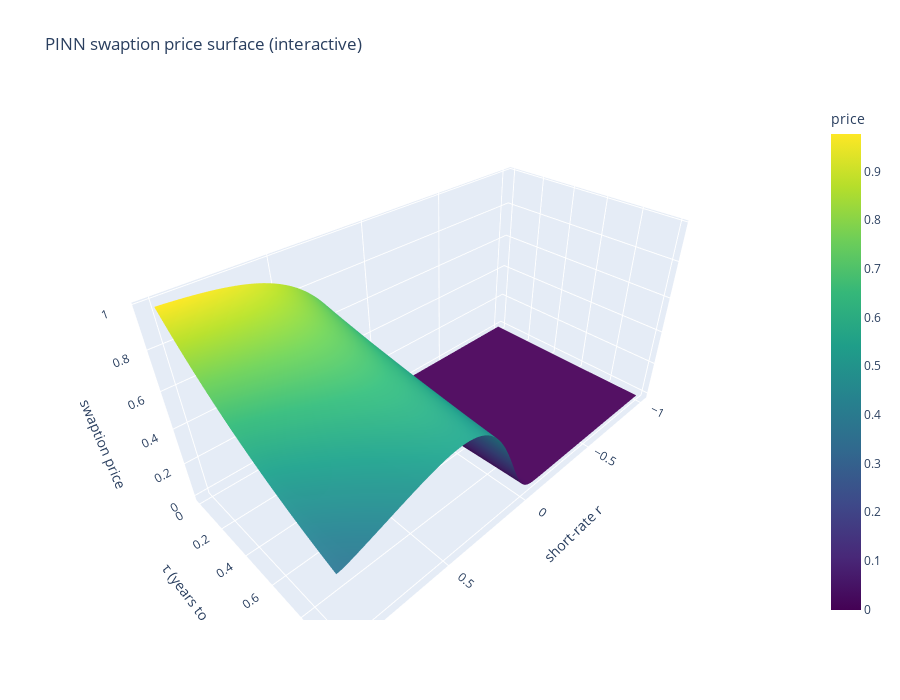

The cell this chart's notebook holds for it:
### Code cell
with torch.no_grad():
    price   = model(coords).reshape(n_tau, n_r).cpu().numpy()

tau_plot   =  Tau.cpu().numpy() * T_EXP                      # in “years”
r_plot     =  X.cpu().numpy() 

fig = go.Figure(data=[go.Surface(
        x=r_plot,          # shape (n_tau , n_r)
        y=tau_plot,        # shape (n_tau , n_r)
        z=price,           # shape (n_tau , n_r)
        colorscale='Viridis',
        showscale=True,
        colorbar_title='price'
)])


fig.update_layout(
    title="PINN swaption price surface (interactive)",
    scene=dict(
        xaxis_title="short-rate r",
        yaxis_title="τ (years to expiry)",
        zaxis_title="swaption price"
    ),
    autosize=False,
    width=900,
    height=700
)

fig.show()

### Figure 1 — Plotly figure (JSON) as saved in the notebook; plotly's stock layout.template omitted (floating-point values rounded to 4 significant figures; data arrays with more than 128 entries replaced by an {"elided": "..."} marker saying what was removed)
{"data": [{"colorbar": {"title": {"text": "price"}}, "colorscale": [[0, "#440154"], [0.1111, "#482878"], [0.2222, "#3e4989"], [0.3333, "#31688e"], [0.4444, "#26828e"], [0.5556, "#1f9e89"], [0.6667, "#35b779"], [0.7778, "#6ece58"], [0.8889, "#b5de2b"], [1, "#fde725"]], "showscale": true, "type": "surface", "x": {"elided": "100x100 float values"}, "y": {"elided": "100x100 float values"}, "z": {"elided": "100x100 float values"}}], "layout": {"autosize": false, "height": 700, "scene": {"xaxis": {"title": {"text": "short-rate r"}}, "yaxis": {"title": {"text": "τ (years to expiry)"}}, "zaxis": {"title": {"text": "swaption price"}}}, "title": {"text": "PINN swaption price surface (interactive)"}, "width": 900}}
